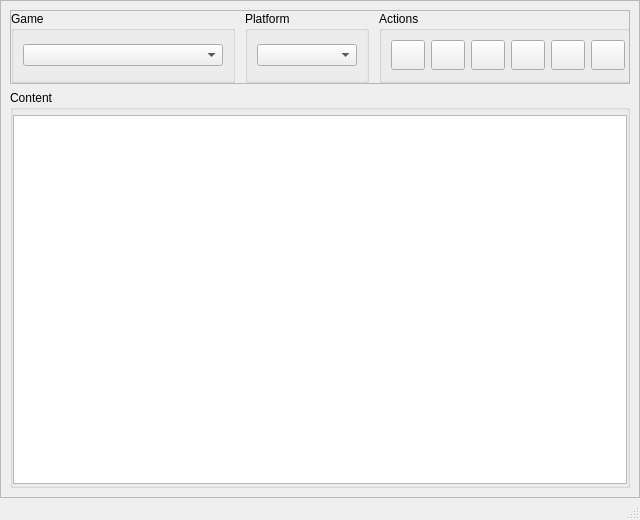
<?xml version="1.0" encoding="UTF-8"?>
<ui version="4.0">
 <class>MaterialWindow</class>
 <widget class="QMainWindow" name="MaterialWindow">
  <property name="geometry">
   <rect>
    <x>0</x>
    <y>0</y>
    <width>640</width>
    <height>520</height>
   </rect>
  </property>
  <property name="sizePolicy">
   <sizepolicy hsizetype="Expanding" vsizetype="Expanding">
    <horstretch>0</horstretch>
    <verstretch>0</verstretch>
   </sizepolicy>
  </property>
  <property name="minimumSize">
   <size>
    <width>640</width>
    <height>520</height>
   </size>
  </property>
  <property name="maximumSize">
   <size>
    <width>16777215</width>
    <height>16777215</height>
   </size>
  </property>
  <property name="windowTitle">
   <string/>
  </property>
  <property name="windowIcon">
   <iconset resource="../resources/resources.qrc">
    <normaloff>:/icons/db.ico</normaloff>:/icons/db.ico</iconset>
  </property>
  <property name="styleSheet">
   <string notr="true">* {
   font: 9pt &quot;Montserrat&quot;;
   color: rgb(255, 255, 255);
}

QFrame{
  background-color: rgb(31, 38, 79);
}

QStatusBar{
  background-color: rgb(31, 38, 79);
}

#actionsGrpBox &gt; QPushButton:hover:!pressed
{
  background-color: rgb(11, 103, 198);
}

#actionsGrpBox &gt; QPushButton:hover:pressed
{
  background-color: rgb(10, 89, 170);
}

#actionsGrpBox &gt; QPushButton{
  background-color: rgb(31, 94, 255);
  color: rgb(255, 255, 255);
  border: unset;
  border-radius: 4px;
  font-size:12px;
}

#actionsGrpBox &gt; QPushButton:disabled{
  background-color: rgb(185, 186, 189);
}

QToolTip {
  color: black;
}

QLabel {
  color: rgb(255, 255, 255);
}

QGroupBox {
  color: rgb(255, 255, 255);
}

QComboBox {
  color: rgb(255, 255, 255);
  border: 1px solid  rgb(255, 255, 255);
  background-color: rgb(31, 38, 79);
  padding: 2px;
}

QListView {
 border: unset;
}

QListView::item:selected:!active {
  color: rgb(255, 255, 255);
}

QListView::item:hover {
  background-color: rgb(10, 89, 170);
}

QListView::item:selected {
  background-color: rgb(11, 103, 198);
}

QListView{
  outline: none;
}

QScrollBar:vertical {              
    border: unset;
    background-color: rgb(31, 38, 79);
    width:10px;    
    margin: 0px 0px 0px 0px;
}

QScrollBar::handle:vertical {
    border-radius: 4px;
    background-color: rgb(11, 95, 181);
    min-height: 0px;
}

QScrollBar::add-page:horizontal, QScrollBar::sub-page:horizontal,
QScrollBar::add-page:vertical, QScrollBar::sub-page:vertical {
    height: 0px;
    background: none;
}

QScrollBar::add-line:vertical {
    height: 0px;
}

QScrollBar::sub-line:vertical {
    height: 0px;
}</string>
  </property>
  <property name="locale">
   <locale language="English" country="UnitedStates"/>
  </property>
  <widget class="QWidget" name="centralwidget">
   <property name="locale">
    <locale language="English" country="UnitedStates"/>
   </property>
   <layout class="QVBoxLayout" name="verticalLayout_2">
    <property name="leftMargin">
     <number>0</number>
    </property>
    <property name="topMargin">
     <number>0</number>
    </property>
    <property name="rightMargin">
     <number>0</number>
    </property>
    <property name="bottomMargin">
     <number>0</number>
    </property>
    <item>
     <widget class="QFrame" name="frame_2">
      <property name="frameShape">
       <enum>QFrame::StyledPanel</enum>
      </property>
      <property name="frameShadow">
       <enum>QFrame::Raised</enum>
      </property>
      <layout class="QVBoxLayout" name="verticalLayout">
       <item>
        <widget class="QFrame" name="frame">
         <property name="frameShape">
          <enum>QFrame::StyledPanel</enum>
         </property>
         <property name="frameShadow">
          <enum>QFrame::Raised</enum>
         </property>
         <layout class="QHBoxLayout" name="horizontalLayout_3">
          <property name="spacing">
           <number>0</number>
          </property>
          <property name="leftMargin">
           <number>0</number>
          </property>
          <property name="topMargin">
           <number>0</number>
          </property>
          <property name="rightMargin">
           <number>0</number>
          </property>
          <property name="bottomMargin">
           <number>0</number>
          </property>
          <item>
           <widget class="QGroupBox" name="gameGrpBox">
            <property name="minimumSize">
             <size>
              <width>0</width>
              <height>0</height>
             </size>
            </property>
            <property name="title">
             <string>Game</string>
            </property>
            <layout class="QHBoxLayout" name="horizontalLayout_2">
             <item>
              <widget class="QComboBox" name="gameCmbBox">
               <property name="minimumSize">
                <size>
                 <width>200</width>
                 <height>0</height>
                </size>
               </property>
              </widget>
             </item>
            </layout>
           </widget>
          </item>
          <item>
           <spacer name="horizontalSpacer">
            <property name="orientation">
             <enum>Qt::Horizontal</enum>
            </property>
            <property name="sizeType">
             <enum>QSizePolicy::Fixed</enum>
            </property>
            <property name="sizeHint" stdset="0">
             <size>
              <width>10</width>
              <height>20</height>
             </size>
            </property>
           </spacer>
          </item>
          <item>
           <widget class="QGroupBox" name="platformGrpBox">
            <property name="title">
             <string>Platform</string>
            </property>
            <layout class="QHBoxLayout" name="horizontalLayout_4">
             <item>
              <widget class="QComboBox" name="platformCmbBox">
               <property name="minimumSize">
                <size>
                 <width>100</width>
                 <height>0</height>
                </size>
               </property>
              </widget>
             </item>
            </layout>
           </widget>
          </item>
          <item>
           <spacer name="horizontalSpacer_2">
            <property name="orientation">
             <enum>Qt::Horizontal</enum>
            </property>
            <property name="sizeType">
             <enum>QSizePolicy::Fixed</enum>
            </property>
            <property name="sizeHint" stdset="0">
             <size>
              <width>10</width>
              <height>20</height>
             </size>
            </property>
           </spacer>
          </item>
          <item>
           <widget class="QGroupBox" name="actionsGrpBox">
            <property name="sizePolicy">
             <sizepolicy hsizetype="Maximum" vsizetype="Preferred">
              <horstretch>0</horstretch>
              <verstretch>0</verstretch>
             </sizepolicy>
            </property>
            <property name="minimumSize">
             <size>
              <width>258</width>
              <height>0</height>
             </size>
            </property>
            <property name="maximumSize">
             <size>
              <width>258</width>
              <height>16777215</height>
             </size>
            </property>
            <property name="locale">
             <locale language="English" country="UnitedStates"/>
            </property>
            <property name="title">
             <string>Actions</string>
            </property>
            <layout class="QHBoxLayout" name="horizontalLayout">
             <property name="spacing">
              <number>6</number>
             </property>
             <property name="bottomMargin">
              <number>10</number>
             </property>
             <item>
              <widget class="QPushButton" name="openBtn">
               <property name="sizePolicy">
                <sizepolicy hsizetype="Fixed" vsizetype="Fixed">
                 <horstretch>0</horstretch>
                 <verstretch>0</verstretch>
                </sizepolicy>
               </property>
               <property name="minimumSize">
                <size>
                 <width>30</width>
                 <height>30</height>
                </size>
               </property>
               <property name="maximumSize">
                <size>
                 <width>16777215</width>
                 <height>16777215</height>
                </size>
               </property>
               <property name="toolTip">
                <string/>
               </property>
               <property name="whatsThis">
                <string/>
               </property>
               <property name="text">
                <string/>
               </property>
              </widget>
             </item>
             <item>
              <widget class="QPushButton" name="saveBtn">
               <property name="sizePolicy">
                <sizepolicy hsizetype="Fixed" vsizetype="Fixed">
                 <horstretch>0</horstretch>
                 <verstretch>0</verstretch>
                </sizepolicy>
               </property>
               <property name="minimumSize">
                <size>
                 <width>30</width>
                 <height>30</height>
                </size>
               </property>
               <property name="text">
                <string/>
               </property>
              </widget>
             </item>
             <item>
              <widget class="QPushButton" name="saveAsBtn">
               <property name="sizePolicy">
                <sizepolicy hsizetype="Fixed" vsizetype="Fixed">
                 <horstretch>0</horstretch>
                 <verstretch>0</verstretch>
                </sizepolicy>
               </property>
               <property name="minimumSize">
                <size>
                 <width>30</width>
                 <height>30</height>
                </size>
               </property>
               <property name="text">
                <string/>
               </property>
              </widget>
             </item>
             <item>
              <widget class="QPushButton" name="importBtn">
               <property name="sizePolicy">
                <sizepolicy hsizetype="Fixed" vsizetype="Fixed">
                 <horstretch>0</horstretch>
                 <verstretch>0</verstretch>
                </sizepolicy>
               </property>
               <property name="minimumSize">
                <size>
                 <width>30</width>
                 <height>30</height>
                </size>
               </property>
               <property name="text">
                <string/>
               </property>
              </widget>
             </item>
             <item>
              <widget class="QPushButton" name="exportBtn">
               <property name="sizePolicy">
                <sizepolicy hsizetype="Fixed" vsizetype="Fixed">
                 <horstretch>0</horstretch>
                 <verstretch>0</verstretch>
                </sizepolicy>
               </property>
               <property name="minimumSize">
                <size>
                 <width>30</width>
                 <height>30</height>
                </size>
               </property>
               <property name="maximumSize">
                <size>
                 <width>16777215</width>
                 <height>16777215</height>
                </size>
               </property>
               <property name="text">
                <string/>
               </property>
              </widget>
             </item>
             <item>
              <widget class="QPushButton" name="goBackBtn">
               <property name="sizePolicy">
                <sizepolicy hsizetype="Fixed" vsizetype="Fixed">
                 <horstretch>0</horstretch>
                 <verstretch>0</verstretch>
                </sizepolicy>
               </property>
               <property name="minimumSize">
                <size>
                 <width>30</width>
                 <height>30</height>
                </size>
               </property>
               <property name="maximumSize">
                <size>
                 <width>16777215</width>
                 <height>16777215</height>
                </size>
               </property>
               <property name="text">
                <string/>
               </property>
              </widget>
             </item>
            </layout>
           </widget>
          </item>
          <item>
           <spacer name="horizontalSpacer_3">
            <property name="orientation">
             <enum>Qt::Horizontal</enum>
            </property>
            <property name="sizeType">
             <enum>QSizePolicy::Expanding</enum>
            </property>
            <property name="sizeHint" stdset="0">
             <size>
              <width>0</width>
              <height>20</height>
             </size>
            </property>
           </spacer>
          </item>
         </layout>
        </widget>
       </item>
       <item>
        <widget class="QGroupBox" name="contentGrpBox">
         <property name="minimumSize">
          <size>
           <width>0</width>
           <height>0</height>
          </size>
         </property>
         <property name="maximumSize">
          <size>
           <width>16777215</width>
           <height>16777215</height>
          </size>
         </property>
         <property name="title">
          <string>Content</string>
         </property>
         <layout class="QVBoxLayout" name="verticalLayout_3">
          <property name="spacing">
           <number>0</number>
          </property>
          <property name="leftMargin">
           <number>0</number>
          </property>
          <property name="topMargin">
           <number>5</number>
          </property>
          <property name="rightMargin">
           <number>0</number>
          </property>
          <property name="bottomMargin">
           <number>1</number>
          </property>
          <item>
           <widget class="QListView" name="contentListView">
            <property name="sizePolicy">
             <sizepolicy hsizetype="Expanding" vsizetype="Expanding">
              <horstretch>0</horstretch>
              <verstretch>0</verstretch>
             </sizepolicy>
            </property>
            <property name="maximumSize">
             <size>
              <width>16777215</width>
              <height>16777215</height>
             </size>
            </property>
            <property name="editTriggers">
             <set>QAbstractItemView::NoEditTriggers</set>
            </property>
            <property name="selectionMode">
             <enum>QAbstractItemView::ExtendedSelection</enum>
            </property>
           </widget>
          </item>
         </layout>
        </widget>
       </item>
      </layout>
     </widget>
    </item>
   </layout>
  </widget>
  <widget class="QStatusBar" name="statusbar"/>
 </widget>
 <resources>
  <include location="../resources/resources.qrc"/>
 </resources>
 <connections/>
</ui>
